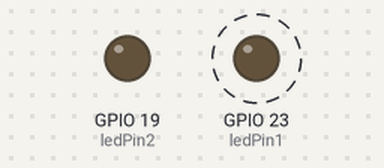
A sketch run on a simulated ESP32. Shown: output pins drawn as LEDs (lit = HIGH). Dashed ring = blinking.

Above: at 0.15 s.
At 38.31 s:
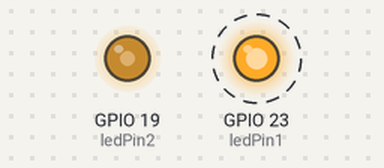
Timing chart, 0 to 40.0 s (numbered marks = the images above):
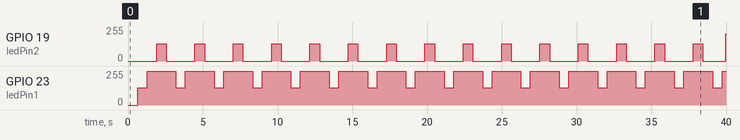

The sketch:

5_PWM.ino
```cpp
//ESP 32 DIFFERENT PWM SIGNAL OF VARIOUS GPIO
// the number of the LED pin
int ledPin1 = 23;
int ledPin2 = 19;
int wait = 5;

// setting PWM properties
int freq1 = 1000;
int freq2 = 5000;
int ledChannel1 = 0;
int ledChannel2 = 2;
int resolution = 8;

void setup() {
  // put your setup code here, to run once:
  // configure LED PWM functionalitites
  ledcSetup(ledChannel1, freq1, resolution);
  ledcSetup(ledChannel2, freq2, resolution);

  // attach the channel to the GPIO to be controlled
  ledcAttachPin(ledPin1, ledChannel1);
  ledcAttachPin(ledPin2, ledChannel2);
}

void loop() {
  // put your main code here, to run repeatedly:
  // increase the LED brightness
  for (int dutyCycle = 0; dutyCycle <= 255; dutyCycle++) {
    ledcWrite(ledChannel1, dutyCycle);
    delay(wait);
  }
  // decrease the LED brightness
  for (int dutyCycle = 255; dutyCycle >= 0; dutyCycle--) {
    ledcWrite(ledChannel2, dutyCycle);
    delay(wait);
  }
}


////ESP 32 SAME PWM SIGNAL OF VARIOUS GPIO
//// the number of the LED pin
//int ledPin1 = 23;
//int ledPin2 = 19;
//int wait = 5;
//
//// setting PWM properties
//int freq = 1000;
//int ledChannel = 0;
//int resolution = 8;
//
//void setup() {
//  // put your setup code here, to run once:
//  // configure LED PWM functionalitites
//  ledcSetup(ledChannel, freq, resolution);
//
//  // attach the channel to the GPIO to be controlled
//  ledcAttachPin(ledPin1, ledChannel);
//  ledcAttachPin(ledPin2, ledChannel);
//}
//
//void loop() {
//  // put your main code here, to run repeatedly:
//  // increase the LED brightness
//  for (int dutyCycle = 0; dutyCycle <= 255; dutyCycle++) {
//    ledcWrite(ledChannel, dutyCycle);
//    delay(wait);
//  }
//  // decrease the LED brightness
//  for (int dutyCycle = 255; dutyCycle >= 0; dutyCycle--) {
//    ledcWrite(ledChannel, dutyCycle);
//    delay(wait);
//  }
//}

///ESP32 PWM
//// the number of the LED pin
//const int ledPin = 23;
//int wait =5;
//
//// setting PWM properties
//const int freq = 5000;
//const int ledChannel = 2;
//const int resolution = 8;
//
//void setup() {
//  // put your setup code here, to run once:
//  // configure LED PWM functionalitites
//  ledcSetup(ledChannel, freq, resolution);
//
//  // attach the channel to the GPIO to be controlled
//  ledcAttachPin(ledPin, ledChannel);
//}
//
//void loop() {
//  // put your main code here, to run repeatedly:
//  // increase the LED brightness
//  for (int dutyCycle = 0; dutyCycle <= 255; dutyCycle++) {
//    ledcWrite(ledChannel, dutyCycle);
//    delay(wait);
//    }
//    // decrease the LED brightness
//  for (int dutyCycle = 255; dutyCycle >= 0; dutyCycle--) {
//    ledcWrite(ledChannel, dutyCycle);
//    delay(wait);
//    }
// }
```

Measured:
- by itself, GPIO 23 (ledPin1): alternates 255/255 for 1.9 s and 128/255 for 0.64 s
- by itself, GPIO 19 (ledPin2): 0/255 → 128/255 at 1.9 s, → 0/255 0.65 s later, → 128/255 1.9 s later, → 0/255 0.65 s later, … (31 changes in this stretch)
